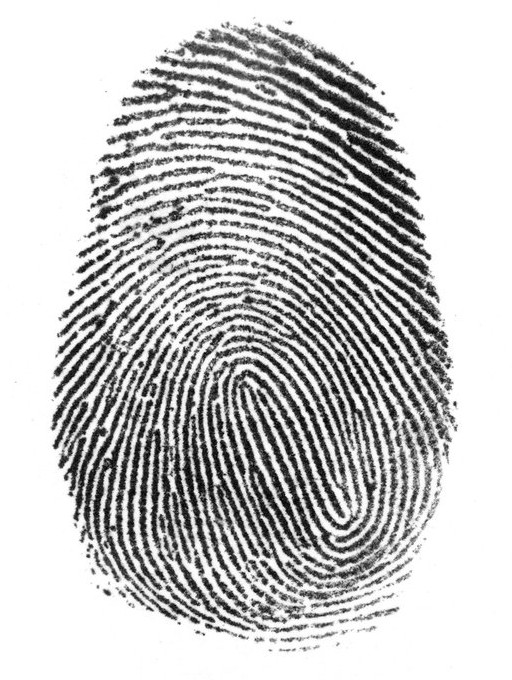
#> input picture img/finger-print.jpg, 512 x 680 px
$ python morphological-transformations.py
#> lines starting #> are read from the running program, lines starting #| are printed output that depends on the picture; after the words box and inside, x2 and y2 are one past the last pixel; in counts of white or black regions, pixels touching at a corner belong together
#!/usr/bin/env python3
# -*- coding: utf-8 -*-
#
# FILE: line-detection.py
#
# @author: Arafat Hasan Jenin <opendoor.arafat[at]gmail[dot]com>
#
# DATE CREATED: 20-11-19 10:35:44 (+06)
# LAST MODIFIED: 12-12-19 21:58:09 (+06)
#
# DEVELOPMENT HISTORY:
# Date         Version     Description
# --------------------------------------------------------------------
# 14-11-19     1.0         Deleted code is debugged code.
#
#               _/  _/_/_/_/  _/      _/  _/_/_/  _/      _/
#              _/  _/        _/_/    _/    _/    _/_/    _/
#             _/  _/_/_/    _/  _/  _/    _/    _/  _/  _/
#      _/    _/  _/        _/    _/_/    _/    _/    _/_/
#       _/_/    _/_/_/_/  _/      _/  _/_/_/  _/      _/
#
##############################################################################

import cv2
import numpy as np
from matplotlib import pyplot as plt
import os
import sys


if __name__ == '__main__':

    path = '../../img/finger-print.jpg'

    if os.path.isfile(path):
        img = cv2.imread(path, cv2.IMREAD_GRAYSCALE)
#> img is the input picture: shape (680, 512); min 0, max 255, mean 195.9
        print("[INFO] Image has been read successfully...")
    else:
        print ("[INFO] The file '" + path + "' does not exist.")
        sys.exit(0)


    ret, thresh = cv2.threshold(img,127,255,cv2.THRESH_BINARY)
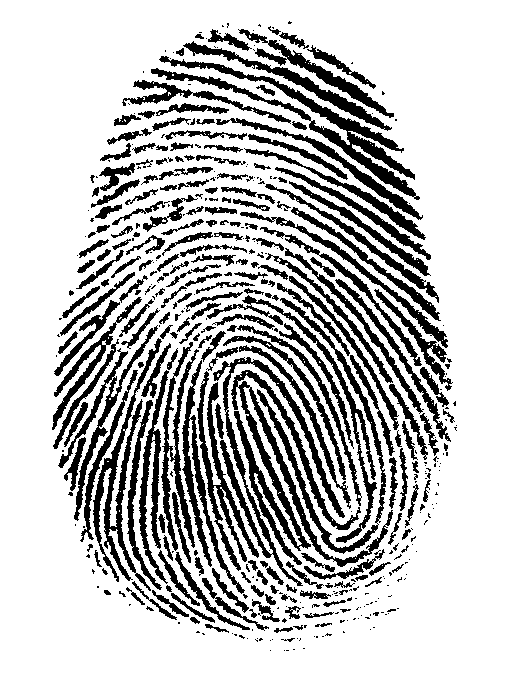
#> thresh: shape (680, 512); 75.9% white; 468 black regions (240 under 20 px), largest, box (x1, y1, x2, y2) and area: (231, 370, 393, 567) 5642, (151, 56, 420, 200) 4628, (213, 357, 345, 586) 3123
    kernel = np.ones((3,3),np.uint8)
    erosion = cv2.erode(thresh,kernel,iterations = 1)
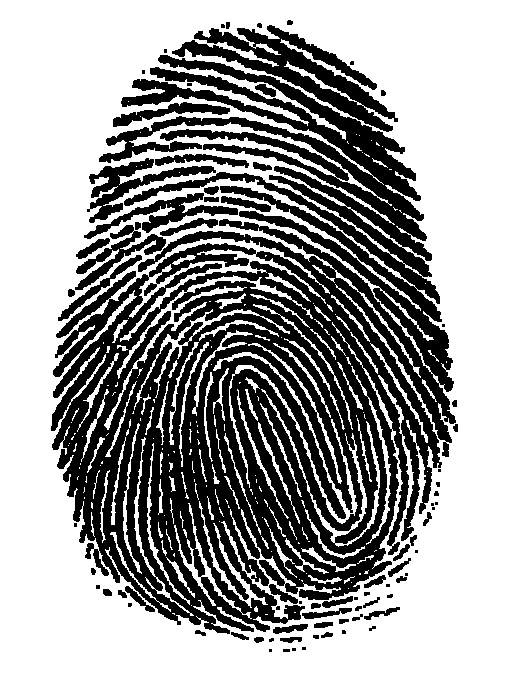
#> erosion: shape (680, 512); 60.7% white; 80 black regions (25 under 20 px), largest, box (x1, y1, x2, y2) and area: (51, 55, 456, 634) 117798, (172, 25, 398, 132) 6619, (87, 158, 216, 223) 2220
    dilation = cv2.dilate(erosion,kernel,iterations = 1)
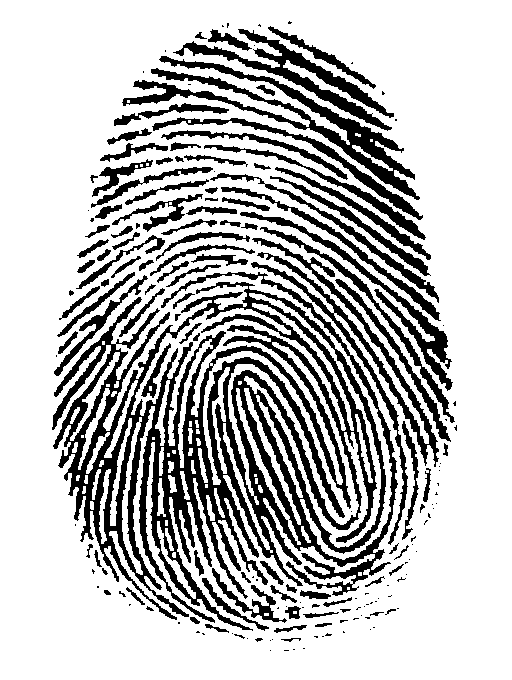
#> dilation: shape (680, 512); 74.3% white; 183 black regions (83 under 20 px), largest, box (x1, y1, x2, y2) and area: (52, 272, 398, 631) 44276, (122, 56, 420, 200) 6112, (251, 238, 439, 545) 4844
    opening = cv2.morphologyEx(thresh, cv2.MORPH_OPEN, kernel)
    closing = cv2.morphologyEx(opening, cv2.MORPH_CLOSE, kernel)
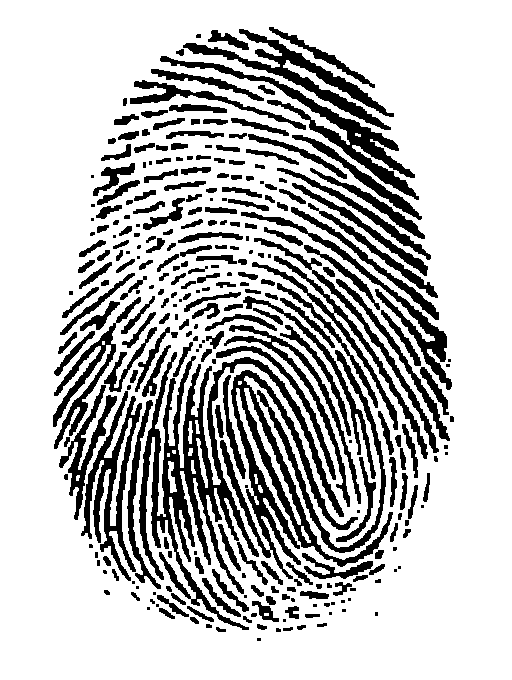
#> closing: shape (680, 512); 75.5% white; 296 black regions (68 under 20 px), largest, box (x1, y1, x2, y2) and area: (139, 352, 344, 630) 11111, (220, 370, 393, 579) 6997, (160, 56, 419, 200) 4038


    titles = ['Main Image', 'Erosion on Main Image', 'Dilation on Erosion', 'Opening on Main Image', 'Closing on Opening']
    imgArr = [thresh, erosion, dilation, opening, closing]

    for i in range(5):
        plt.subplot(1, 5, i+1)
        plt.imshow(imgArr[i], cmap='gray', vmin = 0, vmax = 255)
        plt.title(titles[i])
        plt.xticks([]),plt.yticks([])

    plt.show()

    print("[INFO] All operations completed successfully...")
